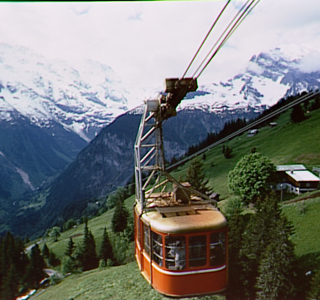
#> input picture python_image_manipulation/cablecar.BMP, 320 x 300 px, found by its file name
$ python exo.py
#> lines starting #> are read from the running program, lines starting #| are printed output that depends on the picture
import cv2
import matplotlib.pyplot as plt
import numpy as np
import random

# Read the image
img = cv2.imread('cablecar.BMP', 0)
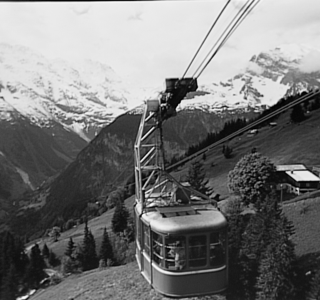
#> img: shape (300, 320); min 0, max 252, mean 119.1
if img is None:
    print("Erreur : Impossible de charger l'image.")
    exit()


height, width = img.shape
#> height = 300; width = 320
if height % 4 != 0 :
    for i in range(height%4 *4):
        img[width:]

w = width//4
#> w = 80
h = height//4
#> h = 75

filters = [
    [
        [-1,-1,-1],
        [-1,8,-1],
        [-1,-1,-1]
    ],
    [
        [0, -1, 0],
        [-1, 5, -1],
        [0, -1, 0]
    ],
    [
        [-1, 0, 1],
        [-2,0,2],
        [-1,0,1]
    ],
    [
        [-2,-1,0],
        [-1, 1, 1],
        [0,1,2]
    ],
    [
        [1/16, 2/16, 1/16],
        [2/16, 4/16, 2/16],
        [1/16, 2/16,1/16]
    ]
]

for row in range(4):
    for col in range(4):

        y1 = row * h
        y2 = (row + 1) * h

        x1 = col * w
        x2 = (col + 1) * w

        n = random.randint(0, 4)
        kernel = np.array(filters[n], dtype=np.float32)

        img[y1:y2, x1:x2] = cv2.filter2D(img[y1:y2, x1:x2],ddepth=-1,kernel=kernel)
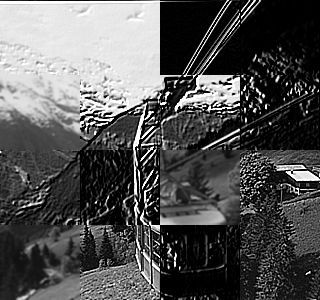
#> img: shape (300, 320); min 0, max 255, mean 84.2

figure, plots = plt.subplots(1, 1)
plots.imshow(img, cmap='gray')
plots.axis('off')
plots.set_title('img_conv')

plt.show()
